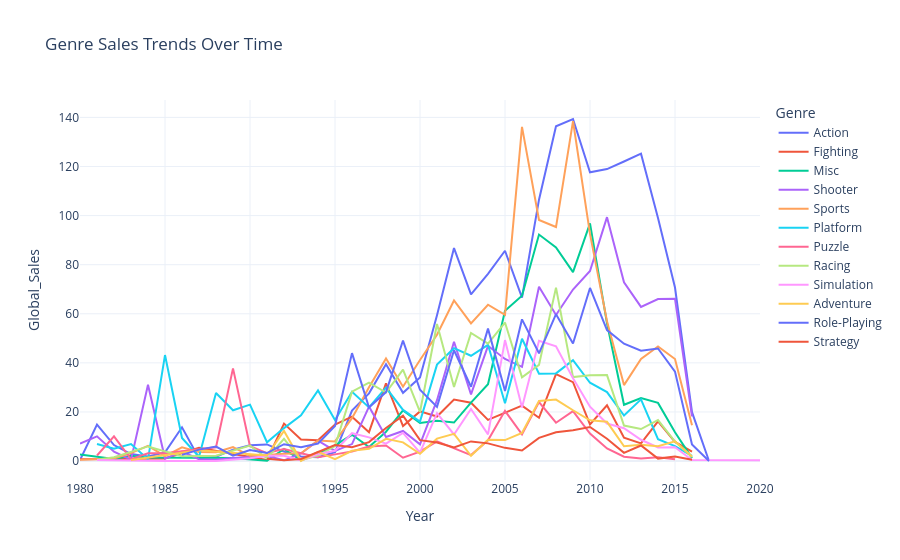

Notebook code cell kept with this figure:
### Markdown cell above
## 7.How have different game genres evolved over time?

### Code cell
genre_year = (
    df.groupby(["Year","Genre"])["Global_Sales"]
      .sum()
      .reset_index()
)

fig = px.line(
    genre_year,
    x="Year",
    y="Global_Sales",
    color="Genre",
    title="Genre Sales Trends Over Time"
)

fig.update_layout(template="plotly_white")

fig.show()

### Figure 1 — Plotly figure (JSON) as saved in the notebook; plotly's stock layout.template omitted (floating-point values rounded to 4 significant figures)
{"data": [{"hovertemplate": "Genre=Action<br>Year=%{x}<br>Global_Sales=%{y}<extra></extra>", "legendgroup": "Action", "line": {"color": "#636efa", "dash": "solid"}, "marker": {"symbol": "circle"}, "mode": "lines", "name": "Action", "orientation": "v", "showlegend": true, "type": "scatter", "x": [1980, 1981, 1982, 1983, 1984, 1985, 1986, 1987, 1988, 1989, 1990, 1991, 1992, 1993, 1994, 1995, 1996, 1997, 1998, 1999, 2000, 2001, 2002, 2003, 2004, 2005, 2006, 2007, 2008, 2009, 2010, 2011, 2012, 2013, 2014, 2015, 2016, 2017], "xaxis": "x", "y": [0.34, 14.84, 6.52, 2.86, 1.85, 3.52, 13.74, 1.12, 1.75, 4.64, 6.39, 6.76, 3.83, 1.81, 1.55, 3.57, 20.58, 27.58, 39.44, 27.78, 34.04, 59.39, 86.77, 67.93, 76.26, 85.69, 66.58, 106.5, 136.4, 139.4, 117.6, 119.0, 122.0, 125.2, 99.02, 70.7, 19.91, 0.01], "yaxis": "y"}, {"hovertemplate": "Genre=Fighting<br>Year=%{x}<br>Global_Sales=%{y}<extra></extra>", "legendgroup": "Fighting", "line": {"color": "#EF553B", "dash": "solid"}, "marker": {"symbol": "circle"}, "mode": "lines", "name": "Fighting", "orientation": "v", "showlegend": true, "type": "scatter", "x": [1980, 1985, 1987, 1991, 1992, 1993, 1994, 1995, 1996, 1997, 1998, 1999, 2000, 2001, 2002, 2003, 2004, 2005, 2006, 2007, 2008, 2009, 2010, 2011, 2012, 2013, 2014, 2015, 2016], "xaxis": "x", "y": [0.77, 1.05, 5.42, 0.39, 15.25, 8.75, 8.47, 14.85, 18.06, 11.76, 31.66, 14.26, 20.22, 18.12, 25.02, 23.73, 16.78, 19.72, 22.55, 17.61, 35.38, 32.15, 14.89, 22.68, 9.51, 7.21, 16.15, 7.78, 3.86], "yaxis": "y"}, {"hovertemplate": "Genre=Misc<br>Year=%{x}<br>Global_Sales=%{y}<extra></extra>", "legendgroup": "Misc", "line": {"color": "#00cc96", "dash": "solid"}, "marker": {"symbol": "circle"}, "mode": "lines", "name": "Misc", "orientation": "v", "showlegend": true, "type": "scatter", "x": [1980, 1982, 1983, 1984, 1989, 1991, 1992, 1993, 1994, 1995, 1996, 1997, 1998, 1999, 2000, 2001, 2002, 2003, 2004, 2005, 2006, 2007, 2008, 2009, 2010, 2011, 2012, 2013, 2014, 2015, 2016], "xaxis": "x", "y": [2.71, 0.87, 2.14, 1.45, 1.28, 0.08, 4.94, 0.3, 2.86, 6.4, 10.68, 5.69, 11.94, 20.65, 15.54, 16.4, 15.67, 23.82, 31.32, 61.24, 67.35, 92.27, 87.03, 76.94, 96.86, 56.08, 22.92, 25.65, 23.68, 11.69, 1.17], "yaxis": "y"}, {"hovertemplate": "Genre=Shooter<br>Year=%{x}<br>Global_Sales=%{y}<extra></extra>", "legendgroup": "Shooter", "line": {"color": "#ab63fa", "dash": "solid"}, "marker": {"symbol": "circle"}, "mode": "lines", "name": "Shooter", "orientation": "v", "showlegend": true, "type": "scatter", "x": [1980, 1981, 1982, 1983, 1984, 1985, 1986, 1987, 1988, 1989, 1991, 1992, 1993, 1994, 1995, 1996, 1997, 1998, 1999, 2000, 2001, 2002, 2003, 2004, 2005, 2006, 2007, 2008, 2009, 2010, 2011, 2012, 2013, 2014, 2015, 2016], "xaxis": "x", "y": [7.07, 10.04, 3.79, 0.48, 31.1, 1.0, 3.89, 0.71, 0.51, 1.2, 2.0, 0.29, 3.08, 8.3, 4.15, 6.91, 22.17, 9.8, 12.25, 6.81, 24.77, 48.58, 27.14, 46.95, 41.6, 38.37, 71.04, 59.51, 69.89, 77.41, 99.36, 72.86, 62.8, 66.0, 66.15, 18.22], "yaxis": "y"}, {"hovertemplate": "Genre=Sports<br>Year=%{x}<br>Global_Sales=%{y}<extra></extra>", "legendgroup": "Sports", "line": {"color": "#FFA15A", "dash": "solid"}, "marker": {"symbol": "circle"}, "mode": "lines", "name": "Sports", "orientation": "v", "showlegend": true, "type": "scatter", "x": [1980, 1981, 1982, 1983, 1984, 1985, 1986, 1987, 1988, 1989, 1990, 1991, 1992, 1993, 1994, 1995, 1996, 1997, 1998, 1999, 2000, 2001, 2002, 2003, 2004, 2005, 2006, 2007, 2008, 2009, 2010, 2011, 2012, 2013, 2014, 2015, 2016], "xaxis": "x", "y": [0.49, 0.79, 1.05, 3.2, 6.18, 1.96, 5.57, 3.72, 3.6, 5.72, 2.11, 2.41, 2.95, 3.18, 8.39, 7.98, 17.45, 30.02, 41.79, 30.29, 41.19, 51.43, 65.42, 56.11, 63.68, 59.54, 136.2, 98.2, 95.34, 138.5, 92.53, 56.99, 30.93, 41.55, 46.66, 41.54, 14.6], "yaxis": "y"}, {"hovertemplate": "Genre=Platform<br>Year=%{x}<br>Global_Sales=%{y}<extra></extra>", "legendgroup": "Platform", "line": {"color": "#19d3f3", "dash": "solid"}, "marker": {"symbol": "circle"}, "mode": "lines", "name": "Platform", "orientation": "v", "showlegend": true, "type": "scatter", "x": [1981, 1982, 1983, 1984, 1985, 1986, 1987, 1988, 1989, 1990, 1991, 1992, 1993, 1994, 1995, 1996, 1997, 1998, 1999, 2000, 2001, 2002, 2003, 2004, 2005, 2006, 2007, 2008, 2009, 2010, 2011, 2012, 2013, 2014, 2015, 2016], "xaxis": "x", "y": [6.93, 5.03, 6.93, 0.69, 43.17, 9.39, 1.74, 27.73, 20.66, 22.97, 7.64, 13.42, 18.67, 28.74, 16.69, 28.23, 21.85, 29.88, 20.82, 16.06, 39.28, 45.97, 42.89, 47.34, 23.56, 49.8, 35.59, 35.7, 41.09, 31.9, 28.11, 18.55, 25.12, 8.89, 6.05, 2.07], "yaxis": "y"}, {"hovertemplate": "Genre=Puzzle<br>Year=%{x}<br>Global_Sales=%{y}<extra></extra>", "legendgroup": "Puzzle", "line": {"color": "#FF6692", "dash": "solid"}, "marker": {"symbol": "circle"}, "mode": "lines", "name": "Puzzle", "orientation": "v", "showlegend": true, "type": "scatter", "x": [1981, 1982, 1983, 1984, 1985, 1988, 1989, 1990, 1991, 1992, 1993, 1994, 1995, 1996, 1997, 1998, 1999, 2000, 2001, 2002, 2003, 2004, 2005, 2006, 2007, 2008, 2009, 2010, 2011, 2012, 2013, 2014, 2015], "xaxis": "x", "y": [2.24, 10.03, 0.78, 3.14, 3.21, 5.58, 37.75, 6.0, 3.24, 4.84, 3.17, 1.53, 2.71, 3.91, 5.89, 6.34, 1.36, 3.82, 8.0, 5.34, 2.42, 8.43, 20.45, 10.9, 24.0, 15.59, 20.31, 11.18, 5.11, 1.76, 0.99, 1.5, 0.7], "yaxis": "y"}, {"hovertemplate": "Genre=Racing<br>Year=%{x}<br>Global_Sales=%{y}<extra></extra>", "legendgroup": "Racing", "line": {"color": "#B6E880", "dash": "solid"}, "marker": {"symbol": "circle"}, "mode": "lines", "name": "Racing", "orientation": "v", "showlegend": true, "type": "scatter", "x": [1981, 1982, 1984, 1986, 1988, 1990, 1991, 1992, 1993, 1994, 1995, 1996, 1997, 1998, 1999, 2000, 2001, 2002, 2003, 2004, 2005, 2006, 2007, 2008, 2009, 2010, 2011, 2012, 2013, 2014, 2015, 2016], "xaxis": "x", "y": [0.48, 1.57, 5.95, 1.96, 2.14, 6.26, 1.14, 9.04, 0.36, 2.19, 6.09, 28.24, 31.91, 27.9, 37.27, 19.99, 55.81, 30.2, 52.19, 47.86, 56.42, 34.09, 39.17, 70.66, 34.19, 34.93, 35.01, 14.46, 13.04, 16.69, 7.92, 1.64], "yaxis": "y"}, {"hovertemplate": "Genre=Simulation<br>Year=%{x}<br>Global_Sales=%{y}<extra></extra>", "legendgroup": "Simulation", "line": {"color": "#FF97FF", "dash": "solid"}, "marker": {"symbol": "circle"}, "mode": "lines", "name": "Simulation", "orientation": "v", "showlegend": true, "type": "scatter", "x": [1981, 1985, 1988, 1990, 1991, 1992, 1993, 1994, 1995, 1996, 1997, 1998, 1999, 2000, 2001, 2002, 2003, 2004, 2005, 2006, 2007, 2008, 2009, 2010, 2011, 2012, 2013, 2014, 2015, 2016, 2020], "xaxis": "x", "y": [0.45, 0.03, 0.03, 1.14, 2.14, 2.14, 0.19, 2.73, 4.18, 11.33, 9.65, 7.11, 11.44, 3.38, 19.54, 10.81, 21.21, 10.85, 49.27, 21.77, 48.97, 46.76, 33.71, 22.15, 15.28, 13.38, 8.67, 5.55, 5.62, 0.39, 0.29], "yaxis": "y"}, {"hovertemplate": "Genre=Adventure<br>Year=%{x}<br>Global_Sales=%{y}<extra></extra>", "legendgroup": "Adventure", "line": {"color": "#FECB52", "dash": "solid"}, "marker": {"symbol": "circle"}, "mode": "lines", "name": "Adventure", "orientation": "v", "showlegend": true, "type": "scatter", "x": [1983, 1987, 1991, 1992, 1993, 1994, 1995, 1996, 1997, 1998, 1999, 2000, 2001, 2002, 2003, 2004, 2005, 2006, 2007, 2008, 2009, 2010, 2011, 2012, 2013, 2014, 2015, 2016], "xaxis": "x", "y": [0.4, 4.38, 2.24, 12.24, 0.07, 3.74, 0.72, 4.19, 4.96, 9.05, 7.6, 2.98, 9.12, 11.05, 2.14, 8.7, 8.53, 11.47, 24.47, 25.02, 20.68, 16.57, 15.98, 5.99, 6.61, 6.06, 8.03, 1.81], "yaxis": "y"}, {"hovertemplate": "Genre=Role-Playing<br>Year=%{x}<br>Global_Sales=%{y}<extra></extra>", "legendgroup": "Role-Playing", "line": {"color": "#636efa", "dash": "solid"}, "marker": {"symbol": "circle"}, "mode": "lines", "name": "Role-Playing", "orientation": "v", "showlegend": true, "type": "scatter", "x": [1986, 1987, 1988, 1989, 1990, 1991, 1992, 1993, 1994, 1995, 1996, 1997, 1998, 1999, 2000, 2001, 2002, 2003, 2004, 2005, 2006, 2007, 2008, 2009, 2010, 2011, 2012, 2013, 2014, 2015, 2016, 2017], "xaxis": "x", "y": [2.52, 4.65, 5.88, 2.2, 4.52, 3.25, 6.86, 5.59, 7.11, 14.26, 43.96, 21.79, 28.09, 49.09, 29.03, 22.06, 45.13, 30.28, 53.95, 28.55, 57.73, 43.89, 59.83, 47.9, 70.52, 53.37, 47.81, 44.92, 45.86, 36.44, 6.76, 0.04], "yaxis": "y"}, {"hovertemplate": "Genre=Strategy<br>Year=%{x}<br>Global_Sales=%{y}<extra></extra>", "legendgroup": "Strategy", "line": {"color": "#EF553B", "dash": "solid"}, "marker": {"symbol": "circle"}, "mode": "lines", "name": "Strategy", "orientation": "v", "showlegend": true, "type": "scatter", "x": [1991, 1992, 1993, 1994, 1995, 1996, 1997, 1998, 1999, 2000, 2001, 2002, 2003, 2004, 2005, 2006, 2007, 2008, 2009, 2010, 2011, 2012, 2013, 2014, 2015, 2016], "xaxis": "x", "y": [0.94, 0.36, 0.81, 3.56, 6.51, 5.61, 7.71, 13.47, 18.46, 8.5, 7.55, 5.56, 7.99, 7.19, 5.37, 4.27, 9.42, 11.69, 12.56, 13.87, 9.06, 3.33, 6.33, 0.99, 1.82, 0.5], "yaxis": "y"}], "layout": {"legend": {"title": {"text": "Genre"}, "tracegroupgap": 0}, "title": {"text": "Genre Sales Trends Over Time"}, "xaxis": {"anchor": "y", "domain": [0, 1], "title": {"text": "Year"}}, "yaxis": {"anchor": "x", "domain": [0, 1], "title": {"text": "Global_Sales"}}}}
